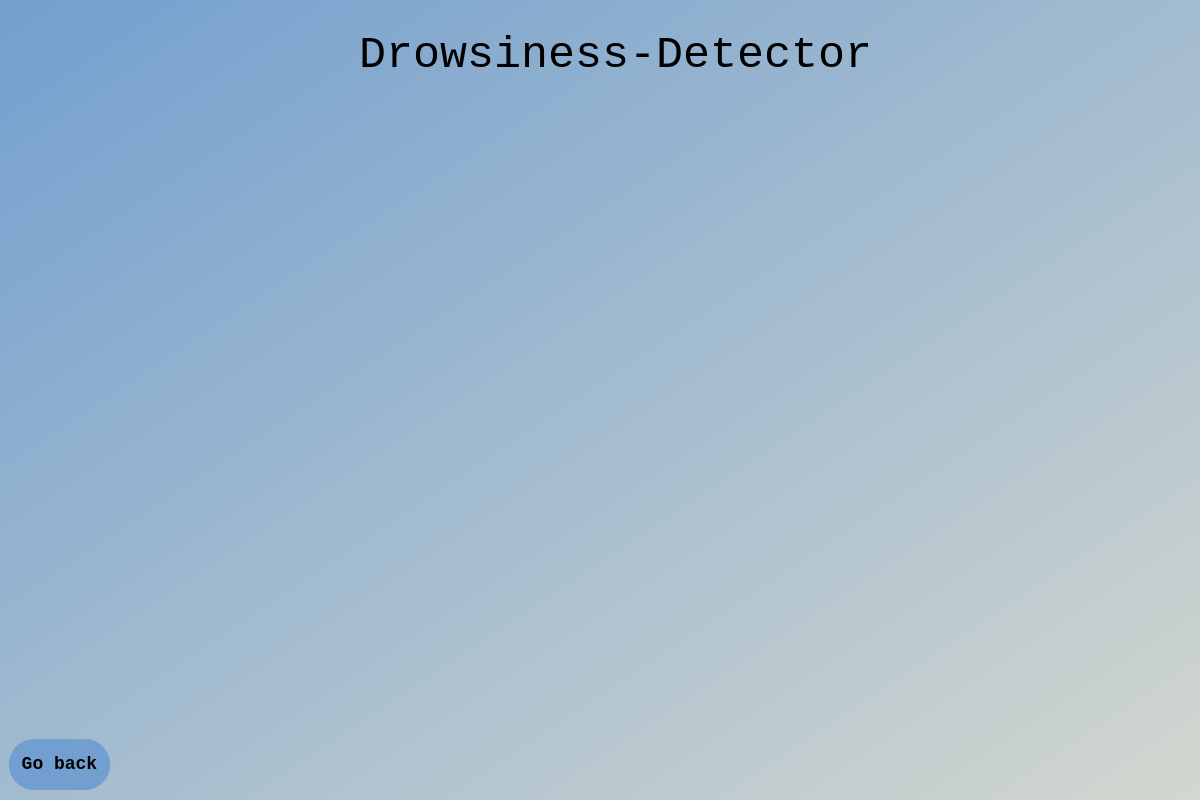
<?xml version="1.0" encoding="UTF-8"?>
<ui version="4.0">
 <class>Dialog</class>
 <widget class="QDialog" name="Dialog">
  <property name="geometry">
   <rect>
    <x>0</x>
    <y>0</y>
    <width>1200</width>
    <height>800</height>
   </rect>
  </property>
  <property name="windowTitle">
   <string>videoWindow</string>
  </property>
  <widget class="QWidget" name="bgwidget" native="true">
   <property name="geometry">
    <rect>
     <x>-1</x>
     <y>-1</y>
     <width>1201</width>
     <height>801</height>
    </rect>
   </property>
   <property name="styleSheet">
    <string notr="true">QWidget#bgwidget{
background-color:qlineargradient(spread:pad, x1:0, y1:0, x2:1, y2:1, stop:0 rgba(114, 159, 207, 255), stop:1 rgba(211, 215, 207, 255));}</string>
   </property>
   <widget class="QLabel" name="label_2">
    <property name="geometry">
     <rect>
      <x>360</x>
      <y>10</y>
      <width>541</width>
      <height>91</height>
     </rect>
    </property>
    <property name="font">
     <font>
      <family>Monospace</family>
      <pointsize>-1</pointsize>
     </font>
    </property>
    <property name="styleSheet">
     <string notr="true">font-size:45px;
</string>
    </property>
    <property name="text">
     <string>Drowsiness-Detector</string>
    </property>
   </widget>
   <widget class="QPushButton" name="backbutton">
    <property name="geometry">
     <rect>
      <x>10</x>
      <y>740</y>
      <width>101</width>
      <height>51</height>
     </rect>
    </property>
    <property name="font">
     <font>
      <family>Monospace</family>
      <pointsize>-1</pointsize>
      <weight>75</weight>
      <bold>true</bold>
     </font>
    </property>
    <property name="styleSheet">
     <string notr="true">background-color: rgb(114, 159, 207);
 border-radius: 25px;
font-size:18px;
font-weight: bold;</string>
    </property>
    <property name="text">
     <string>Go back</string>
    </property>
   </widget>
   <widget class="QLabel" name="videoLabel">
    <property name="geometry">
     <rect>
      <x>50</x>
      <y>110</y>
      <width>291</width>
      <height>271</height>
     </rect>
    </property>
    <property name="minimumSize">
     <size>
      <width>4</width>
      <height>0</height>
     </size>
    </property>
    <property name="maximumSize">
     <size>
      <width>640</width>
      <height>480</height>
     </size>
    </property>
    <property name="text">
     <string/>
    </property>
   </widget>
  </widget>
 </widget>
 <resources/>
 <connections/>
</ui>
